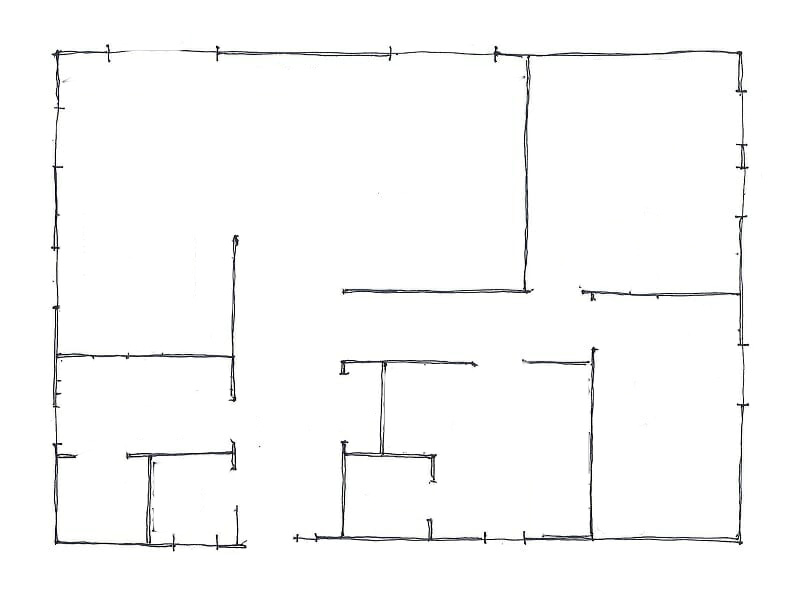
#> input picture backend/app/notebooks/sThin.jpg, 800 x 600 px
$ jupyter execute --allow-errors generate_img_testing.ipynb
#> lines starting #> are read from the running program, lines starting #| are printed output that depends on the picture; after the words box and inside, x2 and y2 are one past the last pixel; in counts of white or black regions, pixels touching at a corner belong together
[cell 1]
import cv2 as cv
from skimage.morphology import skeletonize
from PIL import Image
import numpy as np
from diffusers.pipelines.controlnet.pipeline_controlnet import StableDiffusionControlNetPipeline
from diffusers.models.controlnets.controlnet import ControlNetModel
import torch
from diffusers.schedulers.scheduling_unipc_multistep import UniPCMultistepScheduler

[cell 2]
def load_stable_diffusion_model():
    controlnet = ControlNetModel.from_pretrained("lllyasviel/sd-controlnet-canny", torch_dtype=torch.float16)
    pipe = StableDiffusionControlNetPipeline.from_pretrained(
        "runwayml/stable-diffusion-v1-5", controlnet=controlnet, torch_dtype=torch.float16
    )

    return pipe

def load_img(file_path, flipped=True):
#> called with file_path = './sThin.jpg', flipped = False
    input_img = cv.imread(file_path)
#> input_img is the input picture: shape (600, 800, 3); mean B, G, R 250.3, 250.4, 250.3
    if input_img is None:
        print("Error: No input found at path.")
        return

    if flipped:
        input_img = cv.flip(input_img, 0)

    return input_img

def get_canny(input_img):
    if input_img is None:
        print("Error: No input found at path.")
        return
    low_threshold = 100
    high_threshold = 200

    img = cv.Canny(input_img, low_threshold, high_threshold)
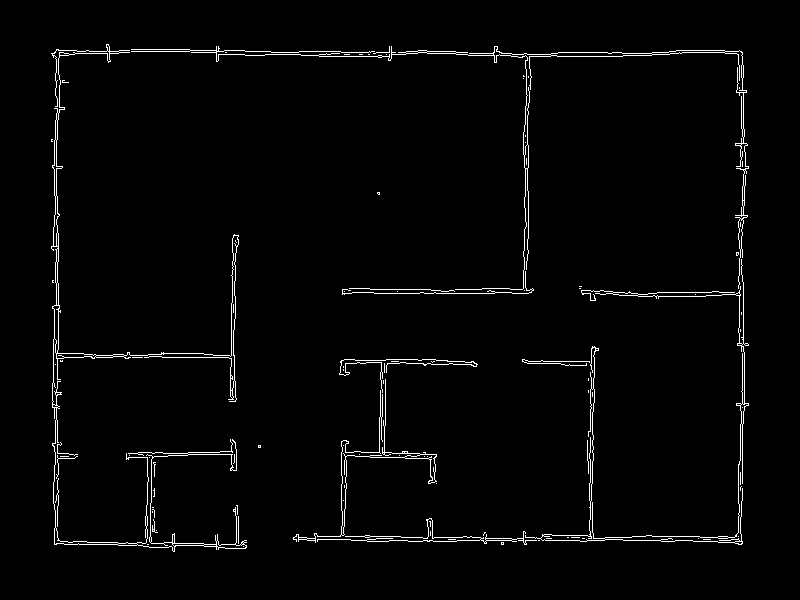
#> img: shape (600, 800); 2.1% white in thin lines or dots, all inside (x1, y1, x2, y2) = (51, 44, 749, 552)

    img = img[:,:, None]
    img = np.concatenate([img, img, img], axis = 2)
    canny_image = Image.fromarray(img)

    return canny_image


def get_skeleton(input_img):
    if input_img is None:
        print("Error: No input found")
        return

    gray = cv.cvtColor(input_img, cv.COLOR_BGR2GRAY)
    smoothed = cv.bilateralFilter(gray, d=9, sigmaColor=75, sigmaSpace=75)
    blurred = cv.GaussianBlur(smoothed, (5, 5), 0)
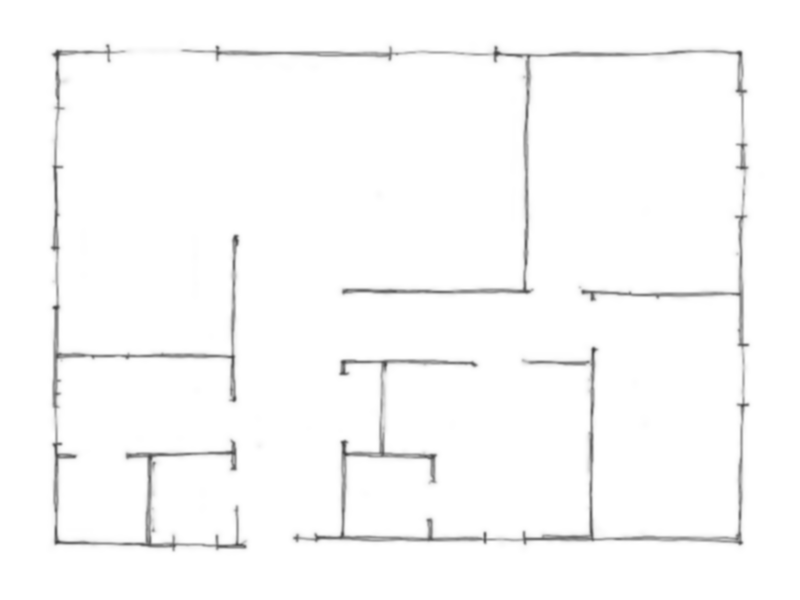
#> blurred: shape (600, 800); min 66, max 255, mean 250.7
    binary_img = cv.adaptiveThreshold(
        blurred, 255, cv.ADAPTIVE_THRESH_GAUSSIAN_C, cv.THRESH_BINARY_INV, 21, 10
    )
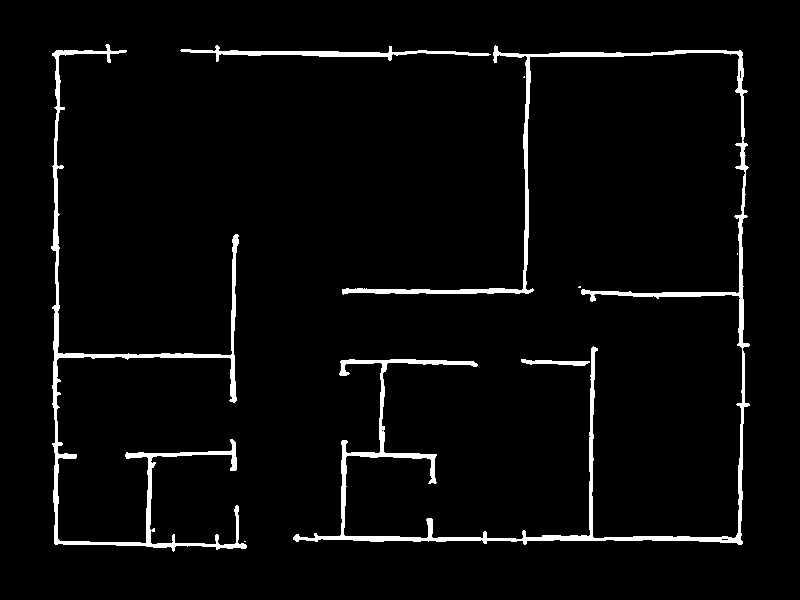
#> binary_img: shape (600, 800); 3.7% white; 8 white regions (4 under 20 px), largest, box (x1, y1, x2, y2) and area: (293, 45, 750, 545) 10324, (51, 44, 247, 552) 5810, (180, 45, 491, 62) 1301, (521, 359, 590, 366) 274

    binary_img[binary_img == 255] = 1
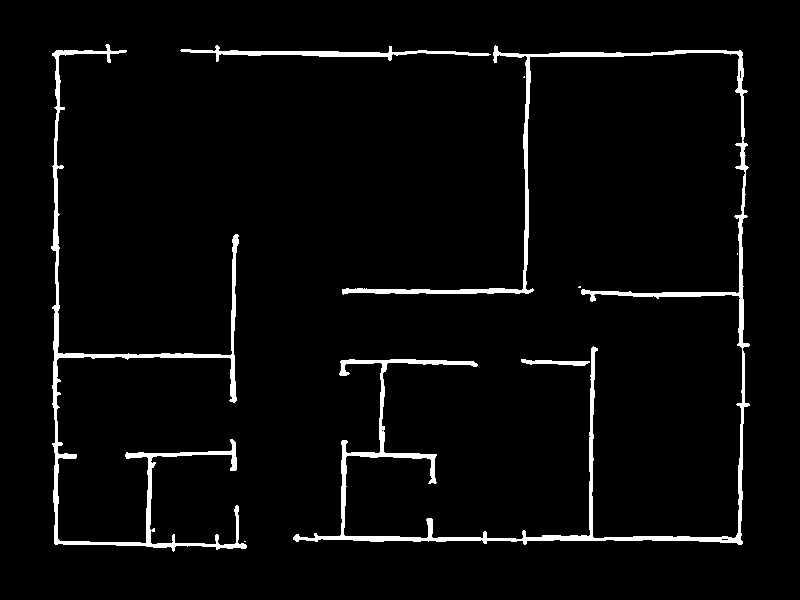
#> binary_img: shape (600, 800); values 0 (black) and 1 (white), 3.7% white; 8 white regions (4 under 20 px), largest, box (x1, y1, x2, y2) and area: (293, 45, 750, 545) 10324, (51, 44, 247, 552) 5810, (180, 45, 491, 62) 1301, (521, 359, 590, 366) 274
    skeleton_img = skeletonize(binary_img)
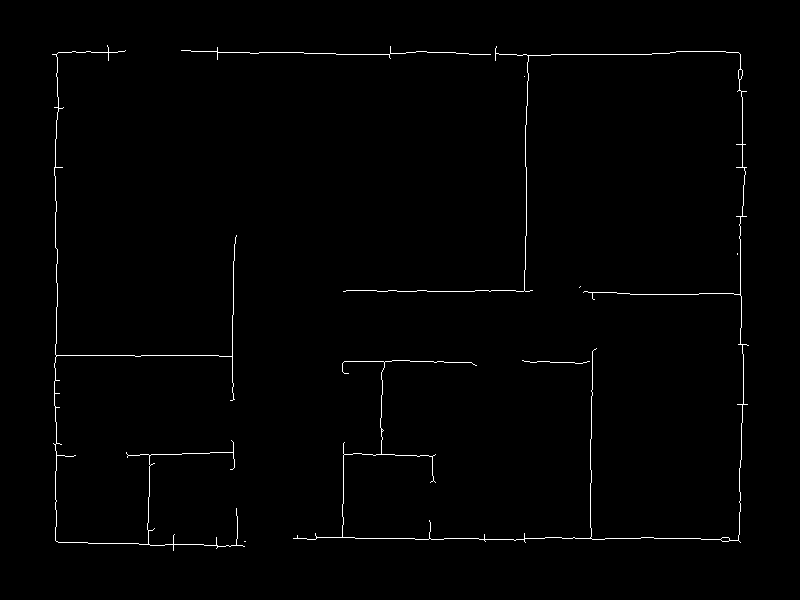
#> skeleton_img: shape (600, 800) bool; 0.92% white in thin lines or dots, all inside (x1, y1, x2, y2) = (52, 45, 749, 551)
    skeleton_img = skeleton_img.astype(np.uint8) * 255

    skeleton_img = Image.fromarray(skeleton_img)

    return skeleton_img

def generate(img, pipe, prompt, visualize_steps=False):
    pipe.scheduler = UniPCMultistepScheduler.from_config(pipe.scheduler.config)
    pipe.enable_model_cpu_offload()

    generator = torch.manual_seed(0)

    out_image = pipe(
        prompt, num_inference_steps=20, generator=generator, image=img
    ).images[0]

    out_image.save("output.png")

$ run again, with backend/app/notebooks/sLine.jpg copied over backend/app/notebooks/sThin.jpg
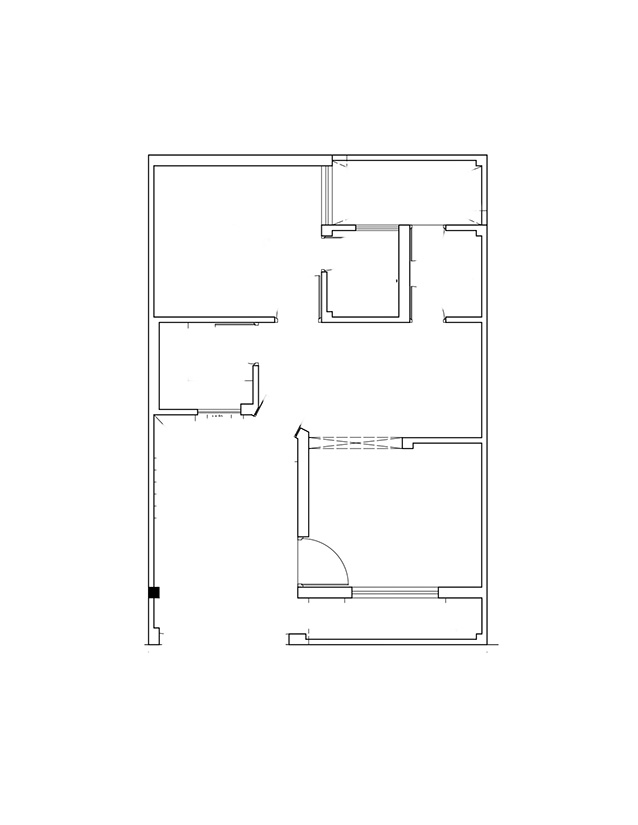
#> input picture backend/app/notebooks/sLine.jpg, 638 x 825 px
#> in load_img, input_img is the input picture: shape (825, 638, 3); min 0, max 255, mean 251.6
#> in get_canny, `img = cv.Canny(input_img, low_threshold, high_threshold)`:
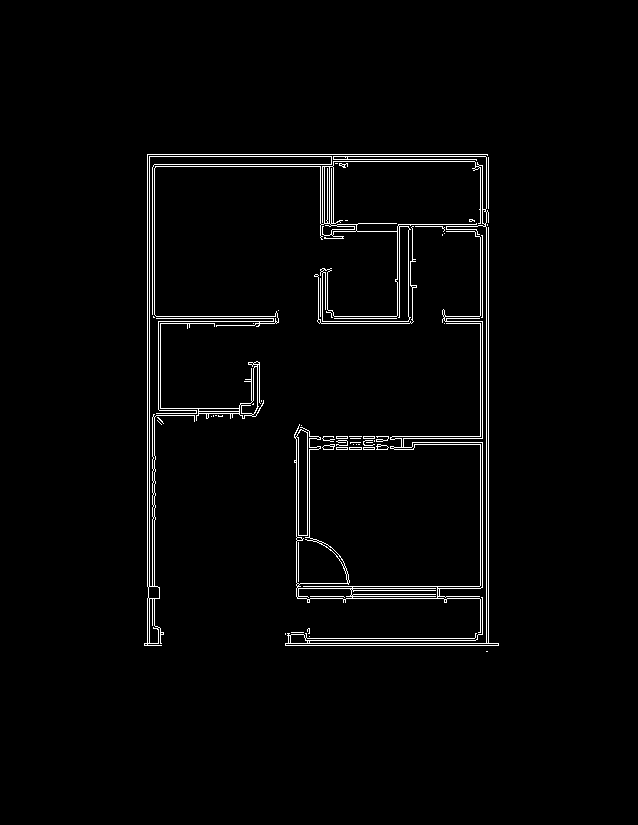
#> img: shape (825, 638); 2.2% white in thin lines or dots, all inside (x1, y1, x2, y2) = (144, 154, 499, 652)
#> in get_skeleton, `skeleton_img = skeletonize(binary_img)`:
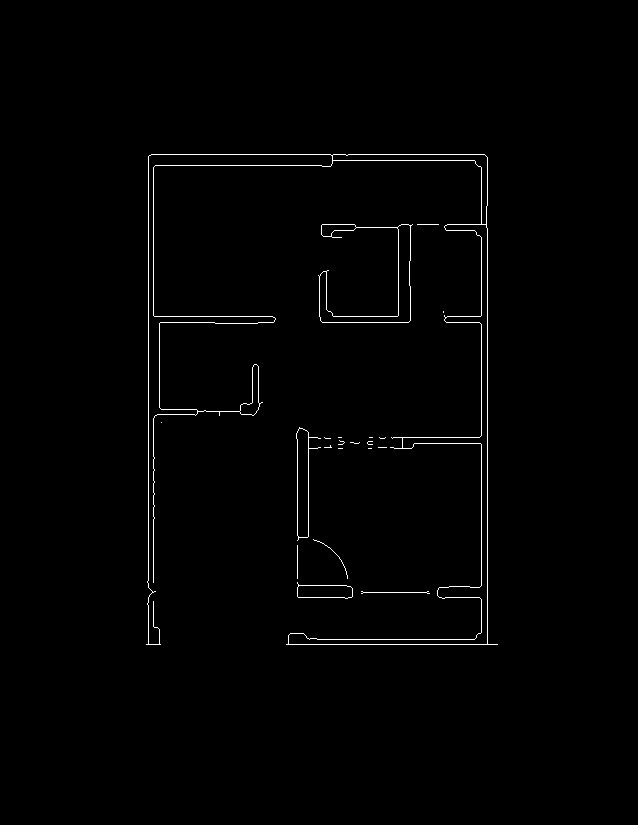
#> skeleton_img: shape (825, 638) bool; 0.98% white in thin lines or dots, all inside (x1, y1, x2, y2) = (146, 154, 498, 645)

$ run again, with backend/app/notebooks/sSketch1.jpg copied over backend/app/notebooks/sThin.jpg
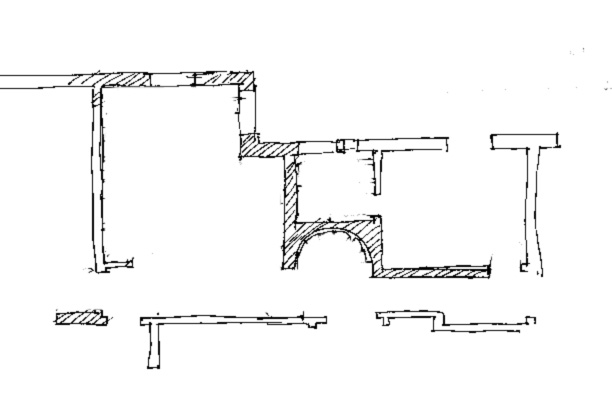
#> input picture backend/app/notebooks/sSketch1.jpg, 612 x 411 px
#> in load_img, input_img is the input picture: shape (411, 612, 3); min 0, max 255, mean 247.4
#> in get_canny, `img = cv.Canny(input_img, low_threshold, high_threshold)`:
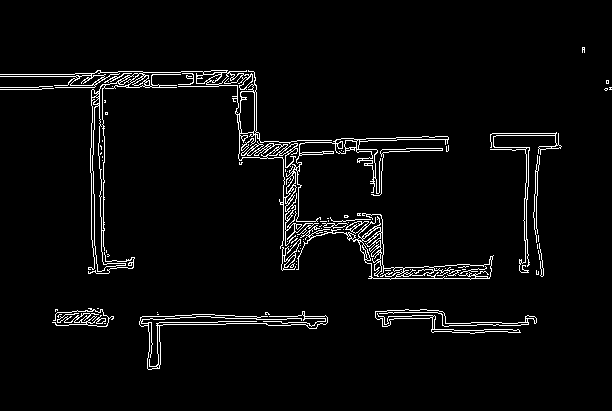
#> img: shape (411, 612); 3.7% white in thin lines or dots, all inside (x1, y1, x2, y2) = (0, 47, 612, 370)
#> in get_skeleton, `skeleton_img = skeletonize(binary_img)`:
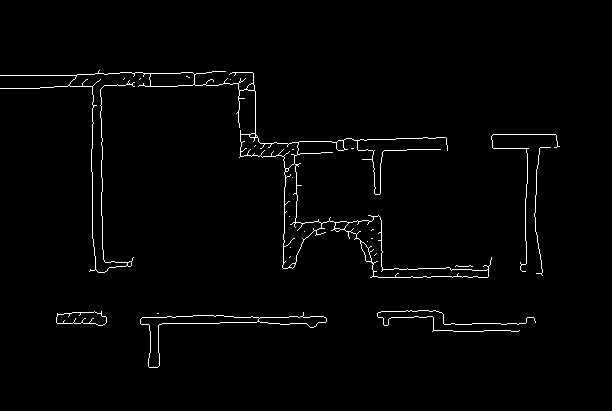
#> skeleton_img: shape (411, 612) bool; 1.6% white in thin lines or dots, all inside (x1, y1, x2, y2) = (0, 70, 560, 368)

$ run again, with backend/app/notebooks/sSketch2.jpg copied over backend/app/notebooks/sThin.jpg
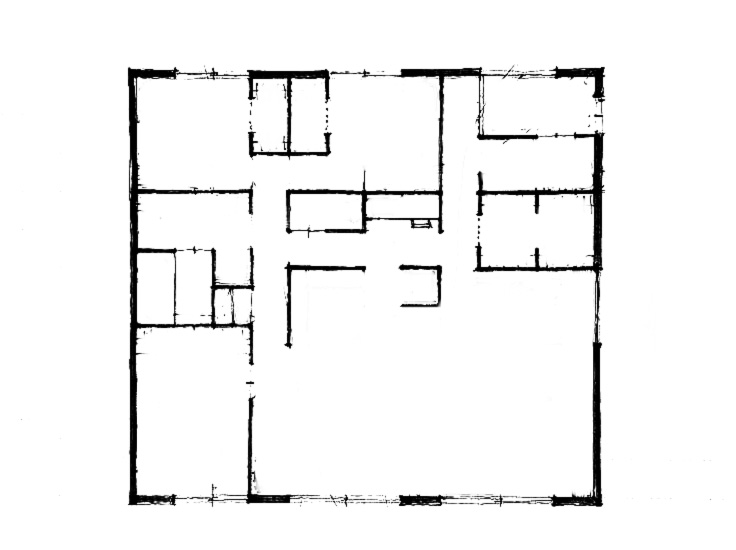
#> input picture backend/app/notebooks/sSketch2.jpg, 736 x 550 px
#> in load_img, input_img is the input picture: shape (550, 736, 3); min 0, max 255, mean 242.9
#> in get_canny, `img = cv.Canny(input_img, low_threshold, high_threshold)`:
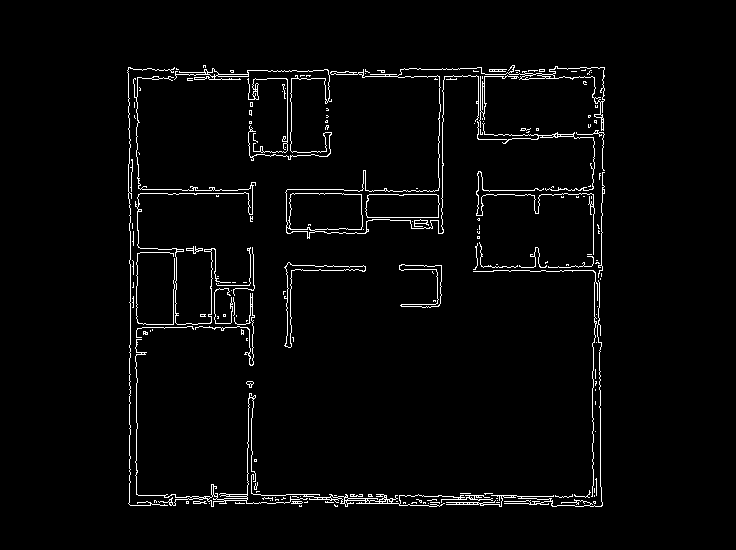
#> img: shape (550, 736); 2.7% white in thin lines or dots, all inside (x1, y1, x2, y2) = (127, 65, 605, 507)
#> in get_skeleton, `skeleton_img = skeletonize(binary_img)`:
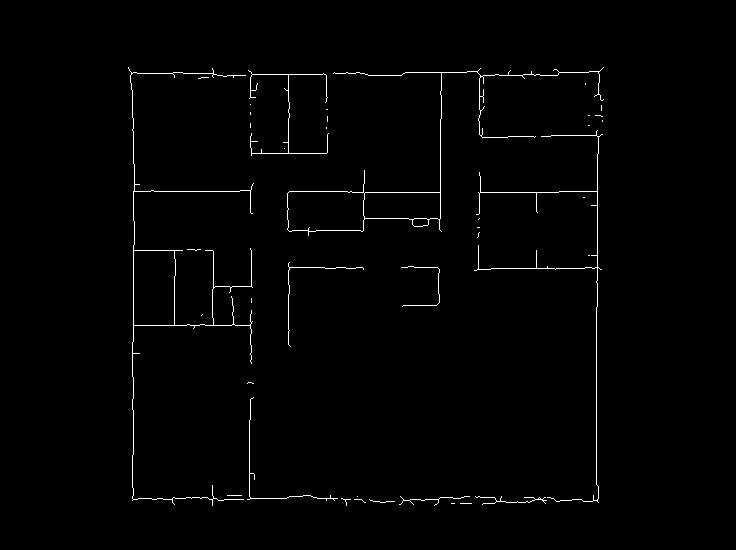
#> skeleton_img: shape (550, 736) bool; 1.1% white in thin lines or dots, all inside (x1, y1, x2, y2) = (128, 67, 604, 506)
